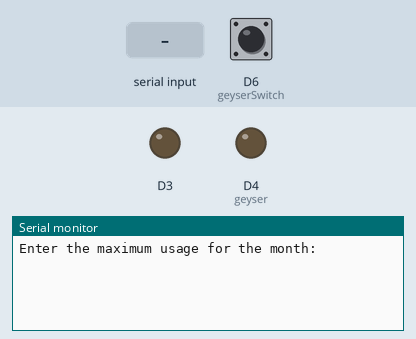
Bench run of a sketch on a simulated ESP8266 (NodeMCU). Parts: output pins drawn as LEDs (lit = HIGH), the last lines printed to the serial monitor. Inputs (shaded band) come from the test bench; at power-on: D6 (geyserSwitch) LOW. WiFi joins after 1.5 s; servers stay silent unless stated.

Above: at 3.0 s.
3.1 s: "90,45\n" received over Serial
At 4.3 s:
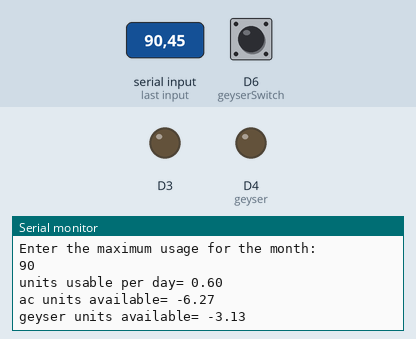
4.6 s: D6 (geyserSwitch) pulled HIGH for 0.15 s
At 5.7 s:
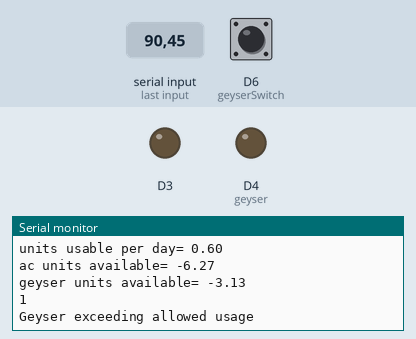

Measured:
- after the input at 3.1 s, the serial monitor: prints a new line at once (image 1)
- after the input at 4.6 s, the serial monitor: prints a new line at once (image 2)

The sketch:

smart_meter.ino
```cpp
#define BLYNK_PRINT Serial

#include <ESP8266WiFi.h>
#include <BlynkSimpleEsp8266.h>
char auth[] = "819e7805e573444a9dbd633a8e3478de";
char ssid[]="Raspberry15";
char pass[]="workshop";
boolean start=true;
int price=0;
float units=0;
float unitsDay=0;
int ac=D3;
int geyser=D4;
float maxAc=0;
float maxGeyser=0;
int acUnits=0;
int geyserUnits=0;
int acSwitch=D5;
int geyserSwitch=D6;
long acStart=0;
long geyserStart=0;
boolean noteAc=true;
boolean noteGeyser=true;
boolean t=true;
//char auth[] = "819e7805e573444a9dbd633a8e3478de";
void setup() {
  // put your setup code here, to run once:
  Serial.begin(115200);
  Blynk.begin(auth, ssid, pass);
  pinMode(D3,OUTPUT);
  pinMode(D4,OUTPUT);
  pinMode(D5,INPUT);
  pinMode(D6,INPUT);
  // Blynk.begin(auth);
 // pinMode(D3,LOW);
  Blynk.virtualWrite( V0,0);
   Blynk.virtualWrite( V1,0);
    Blynk.virtualWrite( V2,0);
     Blynk.virtualWrite( V3,0);
      Blynk.virtualWrite( V4,0);
 }

void loop() {
  // put your main code here, to run repeatedly:
   Blynk.run();


 /* if(noteAc==false)
  {
    long durationAc=millis();
    if((durationAc-acStart)>5000)
    {
      acUnits+=10;
    }
    if(acUnits>=(maxAc*.75))
    {
      Serial.println("Used 75% of power allowance for AC...Increase temperature");
    }
    else if(acUnits>=maxAc)
    {
      Serial.println("AC exceeding allowed usage ");
    }
  }*/
  if(noteGeyser==false)
  {
    long durationGeyser=millis();
  Serial.println(durationGeyser-geyserStart);

    if((durationGeyser-geyserStart)>60000)
    {
      geyserUnits+=10;
      geyserStart=durationGeyser;
      durationGeyser=0;
      Blynk.virtualWrite( V4,geyserUnits);
    }

    if(geyserUnits>=maxGeyser)
    {
      Serial.println("Geyser exceeding allowed usage ");
      pinMode(D4,LOW);
      noteGeyser=true;
      t=false;

    }
  }
if(start==true)
{
  Serial.println("Enter the maximum usage for the month:");
  while (Serial.available() == 0);
  if (Serial.available() > 0) {    // is a character available?

  price=Serial.parseInt();

  Serial.println(price);
  }
 units=price/5;
  unitsDay=units/30;
  //Blynk.run();
 //Blynk.virtualWrite(V1,units);
  Serial.print("units usable per day= ");
  Serial.println(unitsDay);
  Blynk.virtualWrite( V0,unitsDay);
  unitsDay=unitsDay-10;
  Serial.print("ac units available= ");
  maxAc=(unitsDay*2)/3;
  Serial.println(maxAc);
   Blynk.virtualWrite( V1,maxAc);
  Serial.print("geyser units available= ");
  maxGeyser=(unitsDay)/3;
  Serial.println(maxGeyser);
   Blynk.virtualWrite( V3,unitsDay);
  start=false;
 }
 /*if(digitalRead(acSwitch)==LOW && noteAc==HIGH)
 {//acStart=millis();
  pinMode(ac,HIGH);
  Serial.println("ac on");
  noteAc=false;

 }
 else if(digitalRead(acSwitch)==HIGH && noteAc==LOW){
  pinMode(ac,LOW);
  Serial.println("ac off");
  noteAc=true;
 }*/
 if(digitalRead(geyserSwitch)==HIGH && noteGeyser==true && t==true)
 {geyserStart=millis();
  pinMode(geyser,HIGH);
  noteGeyser=false;
 }
 else if(digitalRead(geyserSwitch)==LOW && noteGeyser==false){
  pinMode(geyser,LOW);
  //Serial.println(geyserStart);
  noteGeyser=true;
 }


}
```
